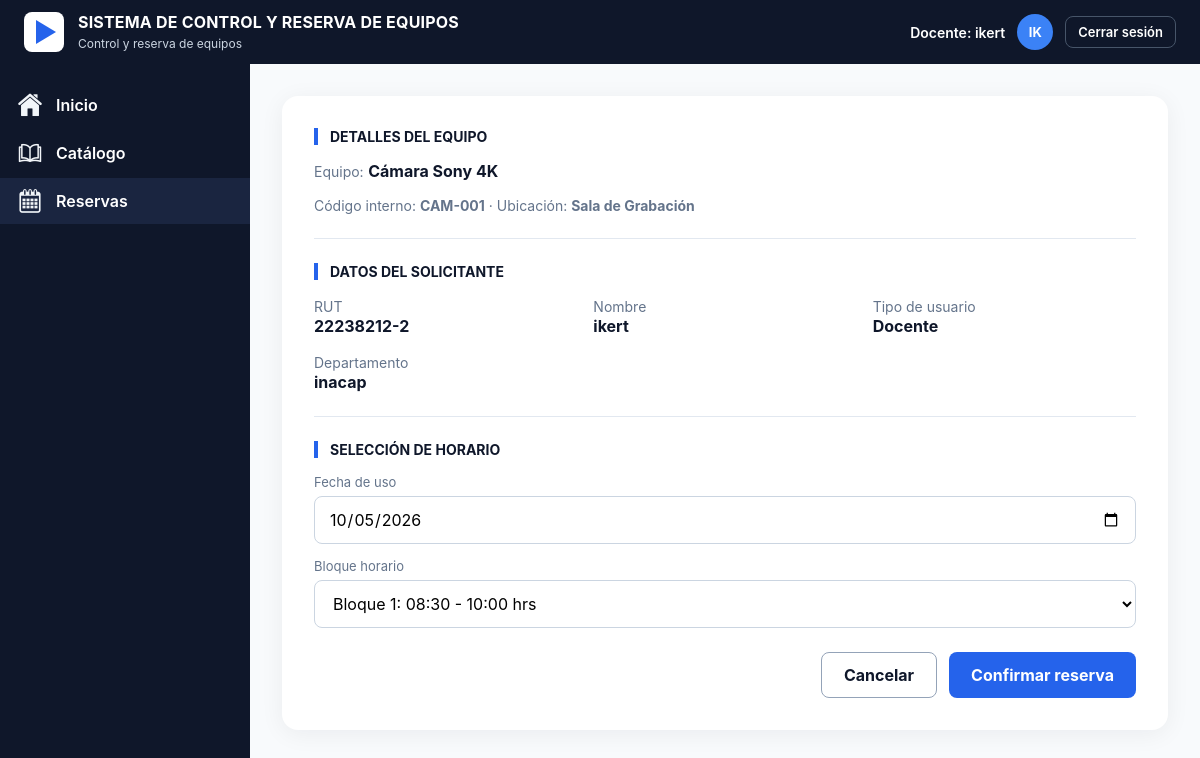
The page /reservar/1/ (signed in) on the database its author committed.
### reservas/models.py (models this page shows, shortened)
class Perfil(models.Model):
    TIPOS = [("Docente", "Docente"), ("Estudiante", "Estudiante")]
    user = models.OneToOneField(settings.AUTH_USER_MODEL, on_delete=models.CASCADE, related_name="perfil")
    tipo = models.CharField(max_length=20, choices=TIPOS, default="Docente")
    departamento = models.CharField(max_length=80, blank=True)

class Equipo(models.Model):
    CATEGORIAS = [
        ("Proyección", "Proyección"),
        ("Video", "Video"),
        ("Computación", "Computación"),
        ("Fotografía", "Fotografía"),
        ("Audio", "Audio"),
        ("Otros", "Otros"),
    ]
    nombre = models.CharField(max_length=100)
    codigo = models.CharField("código interno", max_length=20, unique=True)
    categoria = models.CharField(max_length=30, choices=CATEGORIAS, default="Otros")
    ubicacion = models.CharField("ubicación", max_length=100, blank=True)
    imagen = models.ImageField(upload_to="equipos/", blank=True)
    activo = models.BooleanField(default=True)
    class Meta:
        ordering = ["nombre"]

### reservas/views.py (the view)
# urls.py: path("reservar/<int:equipo_id>/", views.reservar, name="reservar"),
@login_required
def reservar(request, equipo_id):
    if request.user.is_superuser:
        return redirect("reserva_crear")
    equipo = get_object_or_404(Equipo, pk=equipo_id, activo=True)
    inicial = {"fecha": parse_date(request.GET.get("fecha", "")) or timezone.localdate(),
               "bloque": request.GET.get("bloque") or 1}
    form = ReservaForm(request.POST or None, initial=inicial, equipo=equipo, usuario=request.user)
    if request.method == "POST" and form.is_valid():
        reserva = form.save()
        return redirect("reserva_detalle", pk=reserva.pk)
    return render(request, "reservar.html", {"form": form, "equipo": equipo})

### reservas/forms.py (shortened to what this page needs)
class ReservaForm(forms.ModelForm):
    class Meta:
        model = Reserva
        fields = ("fecha", "bloque")
        widgets = {"fecha": forms.DateInput(attrs={"type": "date"}, format="%Y-%m-%d")}
    def __init__(self, *args, equipo=None, usuario=None, **kwargs):
        super().__init__(*args, **kwargs)
        self.instance.equipo = equipo
        self.instance.usuario = usuario

### templates/reservar.html (shortened to what this page needs)
{% extends "base.html" %}
{% block content %}
<div class="wrap"><div class="card">
  <h2>Detalles del equipo</h2>
  <p><span class="mut">Equipo:</span> <b>{{ equipo.nombre }}</b></p>
  <p class="mut">Código interno: <b>{{ equipo.codigo }}</b> · Ubicación: <b>{{ equipo.ubicacion|default:"—" }}</b></p>
  <hr style="border:0;border-top:1px solid var(--line);margin:24px 0">
  <h2>Datos del solicitante</h2>
  <div class="row">
    <div><span class="mut">RUT</span><br><b>{{ user.username }}</b></div>
    <div><span class="mut">Nombre</span><br><b>{{ user.first_name|default:user.username }}</b></div>
    <div><span class="mut">Tipo de usuario</span><br><b>{{ user.perfil.tipo|default:"—" }}</b></div>
    <div><span class="mut">Departamento</span><br><b>{{ user.perfil.departamento|default:"—" }}</b></div>
  </div>
  <hr style="border:0;border-top:1px solid var(--line);margin:24px 0">
  <form method="post" novalidate>
    <h2>Selección de horario</h2>
    {% include "_campos.html" %}
    <div class="actions">
      <a class="btn out" href="{% url 'catalogo' %}">Cancelar</a>
      <button class="btn">Confirmar reserva</button>
    </div>
  </form>
</div></div>
{% endblock %}

### templates/base.html (shortened to what this page needs)
{% load static %}<!DOCTYPE html>
<html lang="es">
<head>
<link rel="stylesheet" href="{% static 'css/style.css' %}">
</head>
<body>
{% with n=request.resolver_match.url_name %}
<header class="topbar">
  <div class="brand">
    <svg viewBox="0 0 40 40" aria-hidden="true"><rect width="40" height="40" rx="8" fill="#fff"/><path d="M12 8l20 12-20 12z" fill="#2563eb"/></svg>
    <div><b>SISTEMA DE CONTROL Y RESERVA DE EQUIPOS</b><small>Control y reserva de equipos</small></div>
  </div>
  {% if user.is_authenticated %}
  <div class="userbox">
    <span>{% if user.is_superuser %}Encargado{% else %}{{ user.perfil.tipo|default:"Usuario" }}{% endif %}: {{ user.first_name|default:user.username }}</span>
    <span class="avatar">{{ user.first_name|default:user.username|slice:":2"|upper }}</span>
    <form method="post" action="{% url 'salir' %}" class="inline">{% csrf_token %}<button class="linkbtn">Cerrar sesión</button></form>
  </div>
  {% endif %}
</header>
<div class="layout">
  <nav class="sidebar" aria-label="Navegación principal">
    <a href="{% url 'inicio' %}" class="{% if n == 'inicio' or n == 'registro' %}active{% endif %}"><img src="{% static 'img/casa.png' %}" alt="">Inicio</a>
    {% if user.is_authenticated %}
    <a href="{% url 'catalogo' %}" class="{% if n == 'catalogo' %}active{% endif %}"><img src="{% static 'img/libro.png' %}" alt="">Catálogo</a>
    <a href="{% url 'reservas' %}" class="{% if n == 'reservas' or n == 'reservar' or 'reserva_' in n %}active{% endif %}"><img src="{% static 'img/calendario.png' %}" alt="">Reservas</a>
    {% endif %}
  </nav>
  <main class="content">
    {% block content %}{% endblock %}
  </main>
</div>
{% endwith %}
</body>
</html>

### static/css/style.css (style rules this page uses)
:root { --navy:#0f172a;--navy2:#1a2540;--blue:#2563eb;--blue-d:#1d4ed8;--bg:#f8fafc;--line:#e2e8f0;--txt:#0f172a;--mut:#64748b;--ok:#16a34a;--bad:#dc2626;--warn:#f59e0b }
* { box-sizing:border-box }
body { margin:0;font-family:Inter,system-ui,-apple-system,"Segoe UI",Roboto,sans-serif;background:var(--bg);color:var(--txt);min-height:100vh;display:flex;flex-direction:column }
a { color:var(--blue);text-decoration:none }
.topbar { background:var(--navy);color:#fff;height:64px;display:flex;align-items:center;justify-content:space-between;padding:0 24px;position:sticky;top:0;z-index:5 }
.brand { display:flex;align-items:center;gap:14px }
.brand svg { width:40px;height:40px }
.brand b { display:block;font-size:16px;letter-spacing:.2px }
.brand small { color:#cbd5e1;font-size:12px }
.userbox { display:flex;align-items:center;gap:12px;font-weight:600;font-size:14px }
.avatar { width:36px;height:36px;border-radius:50%;background:#3b82f6;display:grid;place-items:center;font-size:13px;font-weight:700 }
.linkbtn { background:none;border:1px solid #475569;color:#fff;border-radius:8px;padding:7px 12px;cursor:pointer;font:inherit;font-size:13px }
.layout { display:flex;flex:1 }
.sidebar { background:var(--navy);width:250px;padding:16px 0;flex-shrink:0 }
.sidebar a { display:flex;align-items:center;gap:14px;color:#fff;padding:11px 18px;margin:2px 0;font-weight:600;font-size:16px }
.sidebar a img { width:24px;height:24px }
.sidebar a.active { background:var(--navy2) }
.content { flex:1;padding:32px;min-width:0 }
.wrap { max-width:900px;margin:0 auto }
.card { background:#fff;border-radius:16px;box-shadow:0 4px 24px rgba(15,23,42,.06);padding:32px }
h2 { font-size:14px;margin:0 0 16px;padding-left:12px;border-left:4px solid var(--blue);text-transform:uppercase }
.mut { color:var(--mut);font-size:14px }
input:not([type=checkbox]),select { width:100%;padding:12px 14px;border:1px solid #cbd5e1;border-radius:8px;font:inherit;background:#fff }
.btn { display:inline-block;border:0;border-radius:8px;padding:12px 22px;font:inherit;font-weight:700;cursor:pointer;background:var(--blue);color:#fff;text-align:center }
.btn.out { background:#fff;color:var(--navy);border:1px solid #94a3b8 }
.row { display:flex;gap:16px;flex-wrap:wrap }
.row>* { flex:1;min-width:200px }
.actions { display:flex;gap:12px;justify-content:flex-end;margin-top:24px;flex-wrap:wrap }
.inline { display:inline }
@media (prefers-reduced-motion:no-preference) { .btn,.sidebar a { transition:background .15s } }

### rows shown on the page
Equipo: nombre "Cámara Sony 4K", codigo "CAM-001", ubicacion "Sala de Grabación"

### other values the page prints
{{ user.perfil.tipo|default:"Usuario" }} "Docente"
{{ user.first_name|default:user.username }} "ikert"
{{ user.first_name|default:user.username|slice:":2"|upper }} "IK"
{{ user.username }} "22238212-2"
{{ user.perfil.tipo|default:"—" }} "Docente"
{{ user.perfil.departamento|default:"—" }} "inacap"
{{ field.label }} "Fecha de uso" "Bloque horario"
